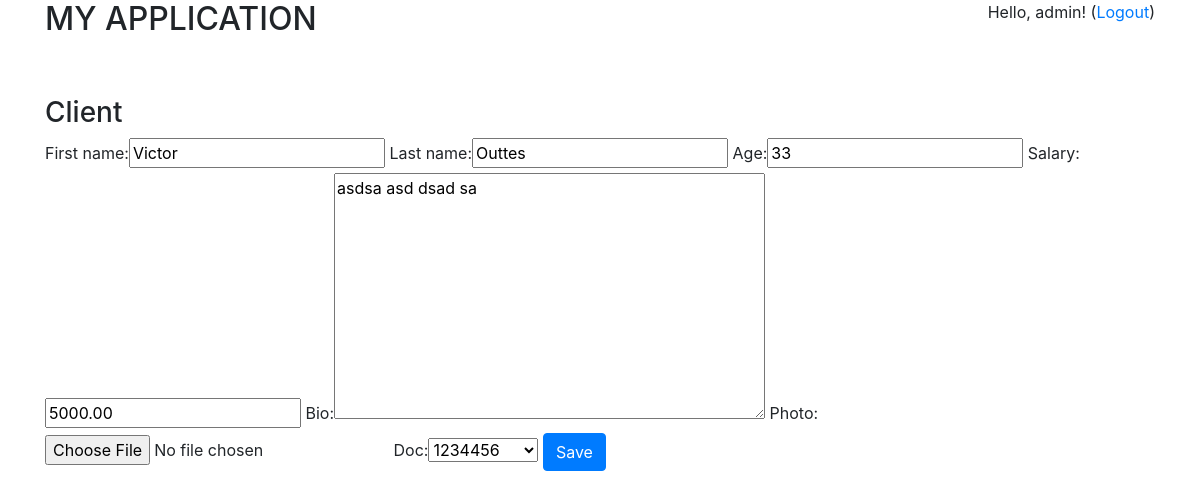
/client/update/1/ (signed in), run on the app's committed database.
### client/models.py (models this page shows, shortened)
class Client(models.Model):
    first_name = models.CharField(max_length=30)
    last_name = models.CharField(max_length=30)
    age = models.IntegerField()
    salary = models.DecimalField(max_digits=7, decimal_places=2)
    bio = models.TextField()
    photo = models.FileField(null=True, blank=True)
    doc = models.OneToOneField(Document, null=True, blank=True, on_delete=models.SET_NULL)

### client/views.py (the view)
# urls.py: path('update/<int:id>/', client_update, name='client_update'),
@login_required
def client_update(request, id):
    client = get_object_or_404(Client, pk=id)
    form = ClientForm(request.POST or None, request.FILES or None, instance=client)
    if form.is_valid():
        form.save()
        return redirect('client_list')
    data = {
        'form': form
    }
    return render(request, 'client/form.html', data)

### client/forms.py
class ClientForm(ModelForm):
    class Meta:
        model = Client
        fields = ['first_name', 'last_name', 'age', 'salary', 'bio', 'photo', 'doc']

### client/models.py (called while the page is built)
    def __str__(self):
        return self.num_doc

### client/templates/client/form.html (shortened to what this page needs)
{% extends 'template.html' %}
{% load bootstrap %}
{% block main %}
    <h3>Client</h3>
    <form method="POST" enctype="multipart/form-data">
        {{ form|bootstrap }}
        <button type="submit" class="btn btn-primary">Save</button>
    </form>
{% endblock %}

### templates/template.html (shortened to what this page needs)
<!doctype html>
<html lang="en">
<head>
    <link href="https://stackpath.bootstrapcdn.com/bootstrap/4.1.3/css/bootstrap.min.css" rel="stylesheet"
>
    <link rel="stylesheet" href="https://use.fontawesome.com/releases/v5.3.1/css/all.css"
>
</head>
<body>
    <div class="container">
        <div class="row" style="margin-bottom: 50px;">
            <div class="col-8">
                <h2>MY APPLICATION</h2>
            </div>
            <div class="col-4 text-right">
                {% if user.is_authenticated %}
                    <p>Hello, {{ user.username }}! (<a href="{% url 'logout' %}">Logout</a>)</p>
                {% endif %}
            </div>
        </div>
    </div>
    <div class="container">
        {% block main %}{% endblock %}
    </div>
</body>
</html>

### data on the page
Client: first_name "Victor", last_name "Outtes", age "33", salary "5000.00", bio "asdsa asd dsad sa", doc "1234456"

### other printed values
{{ user.username }} "admin"
